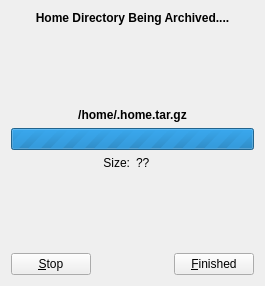
<?xml version="1.0" encoding="UTF-8"?>
<ui version="4.0">
 <class>LPClassic</class>
 <widget class="QDialog" name="LPClassic">
  <property name="geometry">
   <rect>
    <x>0</x>
    <y>0</y>
    <width>265</width>
    <height>266</height>
   </rect>
  </property>
  <property name="windowTitle">
   <string>Classic Home-Dir Backup</string>
  </property>
  <property name="windowIcon">
   <iconset resource="lPreserve.qrc">
    <normaloff>:/images/box_add.png</normaloff>:/images/box_add.png</iconset>
  </property>
  <layout class="QVBoxLayout" name="verticalLayout_2">
   <item>
    <widget class="QStackedWidget" name="stackedWidget">
     <property name="currentIndex">
      <number>1</number>
     </property>
     <widget class="QWidget" name="page_setup">
      <layout class="QVBoxLayout" name="verticalLayout_3">
       <property name="margin">
        <number>0</number>
       </property>
       <item>
        <layout class="QFormLayout" name="formLayout">
         <item row="0" column="0">
          <widget class="QLabel" name="label">
           <property name="font">
            <font>
             <weight>75</weight>
             <bold>true</bold>
            </font>
           </property>
           <property name="text">
            <string>Filename:</string>
           </property>
          </widget>
         </item>
         <item row="0" column="1">
          <widget class="QLineEdit" name="line_filename"/>
         </item>
        </layout>
       </item>
       <item>
        <widget class="QCheckBox" name="check_pbidesktop">
         <property name="text">
          <string>Exclude PBI Shortcuts</string>
         </property>
         <property name="checked">
          <bool>true</bool>
         </property>
        </widget>
       </item>
       <item>
        <widget class="QCheckBox" name="check_userbin">
         <property name="text">
          <string>Exclude User-Level Binaries (~/bin/)</string>
         </property>
         <property name="checked">
          <bool>true</bool>
         </property>
        </widget>
       </item>
       <item>
        <widget class="Line" name="line_2">
         <property name="orientation">
          <enum>Qt::Horizontal</enum>
         </property>
        </widget>
       </item>
       <item>
        <widget class="QGroupBox" name="groupBox">
         <property name="title">
          <string>Additional Excludes</string>
         </property>
         <layout class="QVBoxLayout" name="verticalLayout">
          <item>
           <widget class="QListWidget" name="list_exclude"/>
          </item>
          <item>
           <layout class="QHBoxLayout" name="horizontalLayout_2">
            <item>
             <widget class="QToolButton" name="tool_rmexclude">
              <property name="toolTip">
               <string>Remove selected exclude</string>
              </property>
              <property name="text">
               <string>...</string>
              </property>
              <property name="icon">
               <iconset resource="lPreserve.qrc">
                <normaloff>:/images/list-remove.png</normaloff>:/images/list-remove.png</iconset>
              </property>
             </widget>
            </item>
            <item>
             <spacer name="horizontalSpacer_2">
              <property name="orientation">
               <enum>Qt::Horizontal</enum>
              </property>
              <property name="sizeHint" stdset="0">
               <size>
                <width>40</width>
                <height>20</height>
               </size>
              </property>
             </spacer>
            </item>
            <item>
             <widget class="QToolButton" name="tool_addexcludefile">
              <property name="toolTip">
               <string>Exclude file(s)</string>
              </property>
              <property name="text">
               <string>...</string>
              </property>
              <property name="icon">
               <iconset resource="lPreserve.qrc">
                <normaloff>:/images/copy.png</normaloff>:/images/copy.png</iconset>
              </property>
             </widget>
            </item>
            <item>
             <widget class="QToolButton" name="tool_addexcludedir">
              <property name="toolTip">
               <string>Exclude a directory</string>
              </property>
              <property name="text">
               <string>...</string>
              </property>
              <property name="icon">
               <iconset resource="lPreserve.qrc">
                <normaloff>:/images/folder.png</normaloff>:/images/folder.png</iconset>
              </property>
             </widget>
            </item>
           </layout>
          </item>
         </layout>
        </widget>
       </item>
       <item>
        <widget class="Line" name="line">
         <property name="orientation">
          <enum>Qt::Horizontal</enum>
         </property>
        </widget>
       </item>
       <item>
        <layout class="QHBoxLayout" name="horizontalLayout">
         <item>
          <widget class="QPushButton" name="push_cancel">
           <property name="text">
            <string>Cancel</string>
           </property>
           <property name="icon">
            <iconset resource="lPreserve.qrc">
             <normaloff>:/images/application-exit.png</normaloff>:/images/application-exit.png</iconset>
           </property>
          </widget>
         </item>
         <item>
          <spacer name="horizontalSpacer">
           <property name="orientation">
            <enum>Qt::Horizontal</enum>
           </property>
           <property name="sizeHint" stdset="0">
            <size>
             <width>40</width>
             <height>20</height>
            </size>
           </property>
          </spacer>
         </item>
         <item>
          <widget class="QPushButton" name="push_start">
           <property name="text">
            <string>Start</string>
           </property>
           <property name="icon">
            <iconset resource="lPreserve.qrc">
             <normaloff>:/images/system-run.png</normaloff>:/images/system-run.png</iconset>
           </property>
          </widget>
         </item>
        </layout>
       </item>
      </layout>
     </widget>
     <widget class="QWidget" name="page_running">
      <layout class="QVBoxLayout" name="verticalLayout_4">
       <property name="margin">
        <number>0</number>
       </property>
       <item>
        <widget class="QLabel" name="label_status">
         <property name="font">
          <font>
           <weight>75</weight>
           <bold>true</bold>
          </font>
         </property>
         <property name="text">
          <string>Home Directory Being Archived....</string>
         </property>
         <property name="alignment">
          <set>Qt::AlignCenter</set>
         </property>
        </widget>
       </item>
       <item>
        <spacer name="verticalSpacer_2">
         <property name="orientation">
          <enum>Qt::Vertical</enum>
         </property>
         <property name="sizeHint" stdset="0">
          <size>
           <width>20</width>
           <height>60</height>
          </size>
         </property>
        </spacer>
       </item>
       <item>
        <widget class="QLabel" name="label_fullfilename">
         <property name="font">
          <font>
           <weight>75</weight>
           <bold>true</bold>
          </font>
         </property>
         <property name="text">
          <string notr="true">/home/&lt;filename&gt;.home.tar.gz</string>
         </property>
         <property name="alignment">
          <set>Qt::AlignCenter</set>
         </property>
         <property name="wordWrap">
          <bool>true</bool>
         </property>
        </widget>
       </item>
       <item>
        <widget class="QProgressBar" name="progressBar">
         <property name="maximum">
          <number>0</number>
         </property>
         <property name="value">
          <number>-1</number>
         </property>
        </widget>
       </item>
       <item>
        <layout class="QHBoxLayout" name="horizontalLayout_4">
         <item>
          <widget class="QLabel" name="label_3">
           <property name="text">
            <string>Size:</string>
           </property>
           <property name="alignment">
            <set>Qt::AlignRight|Qt::AlignTrailing|Qt::AlignVCenter</set>
           </property>
          </widget>
         </item>
         <item>
          <widget class="QLabel" name="label_size">
           <property name="text">
            <string notr="true">??</string>
           </property>
          </widget>
         </item>
        </layout>
       </item>
       <item>
        <spacer name="verticalSpacer">
         <property name="orientation">
          <enum>Qt::Vertical</enum>
         </property>
         <property name="sizeHint" stdset="0">
          <size>
           <width>20</width>
           <height>60</height>
          </size>
         </property>
        </spacer>
       </item>
       <item>
        <layout class="QHBoxLayout" name="horizontalLayout_3">
         <item>
          <widget class="QPushButton" name="push_stop">
           <property name="text">
            <string>&amp;Stop</string>
           </property>
           <property name="icon">
            <iconset resource="lPreserve.qrc">
             <normaloff>:/images/backup-failed.png</normaloff>:/images/backup-failed.png</iconset>
           </property>
          </widget>
         </item>
         <item>
          <spacer name="horizontalSpacer_3">
           <property name="orientation">
            <enum>Qt::Horizontal</enum>
           </property>
           <property name="sizeHint" stdset="0">
            <size>
             <width>40</width>
             <height>20</height>
            </size>
           </property>
          </spacer>
         </item>
         <item>
          <widget class="QPushButton" name="push_finished">
           <property name="text">
            <string>&amp;Finished</string>
           </property>
           <property name="icon">
            <iconset resource="lPreserve.qrc">
             <normaloff>:/images/backup-ok.png</normaloff>:/images/backup-ok.png</iconset>
           </property>
          </widget>
         </item>
        </layout>
       </item>
      </layout>
     </widget>
    </widget>
   </item>
  </layout>
 </widget>
 <resources>
  <include location="lPreserve.qrc"/>
 </resources>
 <connections/>
</ui>
